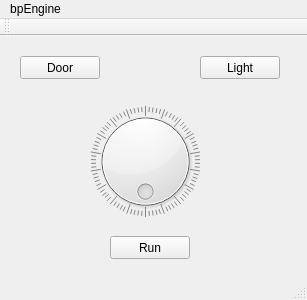
<?xml version="1.0" encoding="UTF-8"?>
<ui version="4.0">
 <class>MainWindow</class>
 <widget class="QMainWindow" name="MainWindow">
  <property name="geometry">
   <rect>
    <x>0</x>
    <y>0</y>
    <width>307</width>
    <height>300</height>
   </rect>
  </property>
  <property name="windowTitle">
   <string>MainWindow</string>
  </property>
  <widget class="QWidget" name="centralWidget">
   <widget class="QDial" name="dial">
    <property name="geometry">
     <rect>
      <x>80</x>
      <y>70</y>
      <width>131</width>
      <height>111</height>
     </rect>
    </property>
    <property name="maximum">
     <number>359</number>
    </property>
    <property name="wrapping">
     <bool>true</bool>
    </property>
    <property name="notchesVisible">
     <bool>true</bool>
    </property>
   </widget>
   <widget class="QPushButton" name="btnDoor">
    <property name="geometry">
     <rect>
      <x>20</x>
      <y>20</y>
      <width>80</width>
      <height>23</height>
     </rect>
    </property>
    <property name="text">
     <string>Door</string>
    </property>
   </widget>
   <widget class="QPushButton" name="btnLight">
    <property name="geometry">
     <rect>
      <x>200</x>
      <y>20</y>
      <width>80</width>
      <height>23</height>
     </rect>
    </property>
    <property name="text">
     <string>Light</string>
    </property>
   </widget>
   <widget class="QPushButton" name="btnRun">
    <property name="geometry">
     <rect>
      <x>110</x>
      <y>200</y>
      <width>80</width>
      <height>23</height>
     </rect>
    </property>
    <property name="text">
     <string>Run</string>
    </property>
   </widget>
  </widget>
  <widget class="QMenuBar" name="menuBar">
   <property name="geometry">
    <rect>
     <x>0</x>
     <y>0</y>
     <width>307</width>
     <height>20</height>
    </rect>
   </property>
   <widget class="QMenu" name="menuBpEngine">
    <property name="title">
     <string>bpEngine</string>
    </property>
   </widget>
   <addaction name="menuBpEngine"/>
  </widget>
  <widget class="QToolBar" name="mainToolBar">
   <attribute name="toolBarArea">
    <enum>TopToolBarArea</enum>
   </attribute>
   <attribute name="toolBarBreak">
    <bool>false</bool>
   </attribute>
  </widget>
  <widget class="QStatusBar" name="statusBar"/>
 </widget>
 <layoutdefault spacing="6" margin="11"/>
 <resources/>
 <connections/>
</ui>
